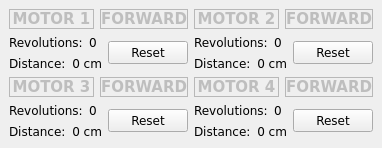
     <widget class="QDockWidget" name="dockOdometrie" >
      <property name="allowedAreas" >
       <set>Qt::AllDockWidgetAreas</set>
      </property>
      <property name="windowTitle" >
       <string>Odometrie</string>
      </property>
      <widget class="QWidget" name="dockWidgetContents_10" >
       <layout class="QGridLayout" name="gridLayout_2" >
        <item row="0" column="0" >
         <layout class="QVBoxLayout" >
          <item>
           <layout class="QHBoxLayout" >
            <item>
             <widget class="QLabel" name="lblPower1" >
              <property name="enabled" >
               <bool>false</bool>
              </property>
              <property name="sizePolicy" >
               <sizepolicy vsizetype="Minimum" hsizetype="Preferred" >
                <horstretch>0</horstretch>
                <verstretch>31</verstretch>
               </sizepolicy>
              </property>
              <property name="font" >
               <font>
                <family>Verdana</family>
                <pointsize>11</pointsize>
                <weight>75</weight>
                <italic>false</italic>
                <bold>true</bold>
                <underline>false</underline>
                <strikeout>false</strikeout>
               </font>
              </property>
              <property name="autoFillBackground" >
               <bool>true</bool>
              </property>
              <property name="frameShape" >
               <enum>QFrame::StyledPanel</enum>
              </property>
              <property name="frameShadow" >
               <enum>QFrame::Raised</enum>
              </property>
              <property name="text" >
               <string>MOTOR 1</string>
              </property>
              <property name="alignment" >
               <set>Qt::AlignCenter</set>
              </property>
             </widget>
            </item>
            <item>
             <widget class="QLabel" name="lblDirection1" >
              <property name="enabled" >
               <bool>false</bool>
              </property>
              <property name="sizePolicy" >
               <sizepolicy vsizetype="Minimum" hsizetype="Preferred" >
                <horstretch>0</horstretch>
                <verstretch>31</verstretch>
               </sizepolicy>
              </property>
              <property name="font" >
               <font>
                <family>Verdana</family>
                <pointsize>11</pointsize>
                <weight>75</weight>
                <italic>false</italic>
                <bold>true</bold>
                <underline>false</underline>
                <strikeout>false</strikeout>
               </font>
              </property>
              <property name="autoFillBackground" >
               <bool>true</bool>
              </property>
              <property name="frameShape" >
               <enum>QFrame::StyledPanel</enum>
              </property>
              <property name="frameShadow" >
               <enum>QFrame::Raised</enum>
              </property>
              <property name="text" >
               <string>FORWARD</string>
              </property>
              <property name="alignment" >
               <set>Qt::AlignCenter</set>
              </property>
              <property name="wordWrap" >
               <bool>true</bool>
              </property>
             </widget>
            </item>
           </layout>
          </item>
          <item>
           <layout class="QHBoxLayout" >
            <item>
             <layout class="QVBoxLayout" >
              <item>
               <layout class="QHBoxLayout" >
                <item>
                 <widget class="QLabel" name="textLabel1_2" >
                  <property name="font" >
                   <font>
                    <family>Verdana</family>
                   </font>
                  </property>
                  <property name="text" >
                   <string>Revolutions:</string>
                  </property>
                 </widget>
                </item>
                <item>
                 <widget class="QLabel" name="labelRevolutions1" >
                  <property name="font" >
                   <font>
                    <family>Verdana</family>
                   </font>
                  </property>
                  <property name="layoutDirection" >
                   <enum>Qt::RightToLeft</enum>
                  </property>
                  <property name="text" >
                   <string>0</string>
                  </property>
                 </widget>
                </item>
               </layout>
              </item>
              <item>
               <layout class="QHBoxLayout" >
                <item>
                 <widget class="QLabel" name="textLabel1" >
                  <property name="font" >
                   <font>
                    <family>Verdana</family>
                   </font>
                  </property>
                  <property name="text" >
                   <string>Distance:</string>
                  </property>
                 </widget>
                </item>
                <item>
                 <widget class="QLabel" name="labelDrivenDistance1" >
                  <property name="font" >
                   <font>
                    <family>Verdana</family>
                   </font>
                  </property>
                  <property name="text" >
                   <string>0 cm</string>
                  </property>
                  <property name="alignment" >
                   <set>Qt::AlignRight|Qt::AlignTrailing|Qt::AlignVCenter</set>
                  </property>
                 </widget>
                </item>
               </layout>
              </item>
             </layout>
            </item>
            <item>
             <widget class="QPushButton" name="btnResetMovement1" >
              <property name="font" >
               <font>
                <family>Verdana</family>
               </font>
              </property>
              <property name="text" >
               <string>Reset</string>
              </property>
             </widget>
            </item>
           </layout>
          </item>
         </layout>
        </item>
        <item row="0" column="1" >
         <layout class="QVBoxLayout" >
          <item>
           <layout class="QHBoxLayout" >
            <item>
             <widget class="QLabel" name="lblPower2" >
              <property name="enabled" >
               <bool>false</bool>
              </property>
              <property name="font" >
               <font>
                <family>Verdana</family>
                <pointsize>11</pointsize>
                <weight>75</weight>
                <italic>false</italic>
                <bold>true</bold>
                <underline>false</underline>
                <strikeout>false</strikeout>
               </font>
              </property>
              <property name="autoFillBackground" >
               <bool>true</bool>
              </property>
              <property name="frameShape" >
               <enum>QFrame::StyledPanel</enum>
              </property>
              <property name="frameShadow" >
               <enum>QFrame::Raised</enum>
              </property>
              <property name="text" >
               <string>MOTOR 2</string>
              </property>
              <property name="alignment" >
               <set>Qt::AlignCenter</set>
              </property>
             </widget>
            </item>
            <item>
             <widget class="QLabel" name="lblDirection2" >
              <property name="enabled" >
               <bool>false</bool>
              </property>
              <property name="font" >
               <font>
                <family>Verdana</family>
                <pointsize>11</pointsize>
                <weight>75</weight>
                <italic>false</italic>
                <bold>true</bold>
                <underline>false</underline>
                <strikeout>false</strikeout>
               </font>
              </property>
              <property name="autoFillBackground" >
               <bool>true</bool>
              </property>
              <property name="frameShape" >
               <enum>QFrame::StyledPanel</enum>
              </property>
              <property name="frameShadow" >
               <enum>QFrame::Raised</enum>
              </property>
              <property name="text" >
               <string>FORWARD</string>
              </property>
              <property name="alignment" >
               <set>Qt::AlignCenter</set>
              </property>
              <property name="wordWrap" >
               <bool>true</bool>
              </property>
             </widget>
            </item>
           </layout>
          </item>
          <item>
           <layout class="QHBoxLayout" >
            <item>
             <layout class="QVBoxLayout" >
              <item>
               <layout class="QHBoxLayout" >
                <item>
                 <widget class="QLabel" name="textLabel2_7" >
                  <property name="font" >
                   <font>
                    <family>Verdana</family>
                   </font>
                  </property>
                  <property name="text" >
                   <string>Revolutions:</string>
                  </property>
                 </widget>
                </item>
                <item>
                 <widget class="QLabel" name="labelRevolutions2" >
                  <property name="font" >
                   <font>
                    <family>Verdana</family>
                   </font>
                  </property>
                  <property name="layoutDirection" >
                   <enum>Qt::RightToLeft</enum>
                  </property>
                  <property name="text" >
                   <string>0</string>
                  </property>
                 </widget>
                </item>
               </layout>
              </item>
              <item>
               <layout class="QHBoxLayout" >
                <item>
                 <widget class="QLabel" name="textLabel2_6" >
                  <property name="font" >
                   <font>
                    <family>Verdana</family>
                   </font>
                  </property>
                  <property name="text" >
                   <string>Distance:</string>
                  </property>
                 </widget>
                </item>
                <item>
                 <widget class="QLabel" name="labelDrivenDistance2" >
                  <property name="font" >
                   <font>
                    <family>Verdana</family>
                   </font>
                  </property>
                  <property name="text" >
                   <string>0 cm</string>
                  </property>
                  <property name="alignment" >
                   <set>Qt::AlignRight|Qt::AlignTrailing|Qt::AlignVCenter</set>
                  </property>
                 </widget>
                </item>
               </layout>
              </item>
             </layout>
            </item>
            <item>
             <widget class="QPushButton" name="btnResetMovement2" >
              <property name="font" >
               <font>
                <family>Verdana</family>
               </font>
              </property>
              <property name="text" >
               <string>Reset</string>
              </property>
             </widget>
            </item>
           </layout>
          </item>
         </layout>
        </item>
        <item row="1" column="0" >
         <layout class="QVBoxLayout" >
          <item>
           <layout class="QHBoxLayout" >
            <item>
             <widget class="QLabel" name="lblPower3" >
              <property name="enabled" >
               <bool>false</bool>
              </property>
              <property name="font" >
               <font>
                <family>Verdana</family>
                <pointsize>11</pointsize>
                <weight>75</weight>
                <italic>false</italic>
                <bold>true</bold>
                <underline>false</underline>
                <strikeout>false</strikeout>
               </font>
              </property>
              <property name="frameShape" >
               <enum>QFrame::StyledPanel</enum>
              </property>
              <property name="frameShadow" >
               <enum>QFrame::Raised</enum>
              </property>
              <property name="text" >
               <string>MOTOR 3</string>
              </property>
              <property name="alignment" >
               <set>Qt::AlignCenter</set>
              </property>
             </widget>
            </item>
            <item>
             <widget class="QLabel" name="lblDirection3" >
              <property name="enabled" >
               <bool>false</bool>
              </property>
              <property name="font" >
               <font>
                <family>Verdana</family>
                <pointsize>11</pointsize>
                <weight>75</weight>
                <italic>false</italic>
                <bold>true</bold>
                <underline>false</underline>
                <strikeout>false</strikeout>
               </font>
              </property>
              <property name="frameShape" >
               <enum>QFrame::StyledPanel</enum>
              </property>
              <property name="frameShadow" >
               <enum>QFrame::Raised</enum>
              </property>
              <property name="text" >
               <string>FORWARD</string>
              </property>
              <property name="alignment" >
               <set>Qt::AlignCenter</set>
              </property>
              <property name="wordWrap" >
               <bool>true</bool>
              </property>
             </widget>
            </item>
           </layout>
          </item>
          <item>
           <layout class="QHBoxLayout" >
            <item>
             <layout class="QVBoxLayout" >
              <item>
               <layout class="QHBoxLayout" >
                <item>
                 <widget class="QLabel" name="textLabel1_3" >
                  <property name="font" >
                   <font>
                    <family>Verdana</family>
                   </font>
                  </property>
                  <property name="text" >
                   <string>Revolutions:</string>
                  </property>
                 </widget>
                </item>
                <item>
                 <widget class="QLabel" name="labelRevolutions1_2" >
                  <property name="font" >
                   <font>
                    <family>Verdana</family>
                   </font>
                  </property>
                  <property name="layoutDirection" >
                   <enum>Qt::RightToLeft</enum>
                  </property>
                  <property name="text" >
                   <string>0</string>
                  </property>
                 </widget>
                </item>
               </layout>
              </item>
              <item>
               <layout class="QHBoxLayout" >
                <item>
                 <widget class="QLabel" name="textLabel1_4" >
                  <property name="font" >
                   <font>
                    <family>Verdana</family>
                   </font>
                  </property>
                  <property name="text" >
                   <string>Distance:</string>
                  </property>
                 </widget>
                </item>
                <item>
                 <widget class="QLabel" name="labelDrivenDistance1_2" >
                  <property name="font" >
                   <font>
                    <family>Verdana</family>
                   </font>
                  </property>
                  <property name="text" >
                   <string>0 cm</string>
                  </property>
                  <property name="alignment" >
                   <set>Qt::AlignRight|Qt::AlignTrailing|Qt::AlignVCenter</set>
                  </property>
                 </widget>
                </item>
               </layout>
              </item>
             </layout>
            </item>
            <item>
             <widget class="QPushButton" name="btnResetMovement1_2" >
              <property name="font" >
               <font>
                <family>Verdana</family>
               </font>
              </property>
              <property name="text" >
               <string>Reset</string>
              </property>
             </widget>
            </item>
           </layout>
          </item>
         </layout>
        </item>
        <item row="1" column="1" >
         <layout class="QVBoxLayout" >
          <item>
           <layout class="QHBoxLayout" >
            <item>
             <widget class="QLabel" name="lblPower4" >
              <property name="enabled" >
               <bool>false</bool>
              </property>
              <property name="font" >
               <font>
                <family>Verdana</family>
                <pointsize>11</pointsize>
                <weight>75</weight>
                <italic>false</italic>
                <bold>true</bold>
                <underline>false</underline>
                <strikeout>false</strikeout>
               </font>
              </property>
              <property name="frameShape" >
               <enum>QFrame::StyledPanel</enum>
              </property>
              <property name="frameShadow" >
               <enum>QFrame::Raised</enum>
              </property>
              <property name="text" >
               <string>MOTOR 4</string>
              </property>
              <property name="alignment" >
               <set>Qt::AlignCenter</set>
              </property>
             </widget>
            </item>
            <item>
             <widget class="QLabel" name="lblDirection4" >
              <property name="enabled" >
               <bool>false</bool>
              </property>
              <property name="font" >
               <font>
                <family>Verdana</family>
                <pointsize>11</pointsize>
                <weight>75</weight>
                <italic>false</italic>
                <bold>true</bold>
                <underline>false</underline>
                <strikeout>false</strikeout>
               </font>
              </property>
              <property name="frameShape" >
               <enum>QFrame::StyledPanel</enum>
              </property>
              <property name="frameShadow" >
               <enum>QFrame::Raised</enum>
              </property>
              <property name="text" >
               <string>FORWARD</string>
              </property>
              <property name="alignment" >
               <set>Qt::AlignCenter</set>
              </property>
              <property name="wordWrap" >
               <bool>true</bool>
              </property>
             </widget>
            </item>
           </layout>
          </item>
          <item>
           <layout class="QHBoxLayout" >
            <item>
             <layout class="QVBoxLayout" >
              <item>
               <layout class="QHBoxLayout" >
                <item>
                 <widget class="QLabel" name="textLabel1_5" >
                  <property name="font" >
                   <font>
                    <family>Verdana</family>
                   </font>
                  </property>
                  <property name="text" >
                   <string>Revolutions:</string>
                  </property>
                 </widget>
                </item>
                <item>
                 <widget class="QLabel" name="labelRevolutions1_3" >
                  <property name="font" >
                   <font>
                    <family>Verdana</family>
                   </font>
                  </property>
                  <property name="layoutDirection" >
                   <enum>Qt::RightToLeft</enum>
                  </property>
                  <property name="text" >
                   <string>0</string>
                  </property>
                 </widget>
                </item>
               </layout>
              </item>
              <item>
               <layout class="QHBoxLayout" >
                <item>
                 <widget class="QLabel" name="textLabel1_6" >
                  <property name="font" >
                   <font>
                    <family>Verdana</family>
                   </font>
                  </property>
                  <property name="text" >
                   <string>Distance:</string>
                  </property>
                 </widget>
                </item>
                <item>
                 <widget class="QLabel" name="labelDrivenDistance1_3" >
                  <property name="font" >
                   <font>
                    <family>Verdana</family>
                   </font>
                  </property>
                  <property name="text" >
                   <string>0 cm</string>
                  </property>
                  <property name="alignment" >
                   <set>Qt::AlignRight|Qt::AlignTrailing|Qt::AlignVCenter</set>
                  </property>
                 </widget>
                </item>
               </layout>
              </item>
             </layout>
            </item>
            <item>
             <widget class="QPushButton" name="btnResetMovement1_3" >
              <property name="font" >
               <font>
                <family>Verdana</family>
               </font>
              </property>
              <property name="text" >
               <string>Reset</string>
              </property>
             </widget>
            </item>
           </layout>
          </item>
         </layout>
        </item>
       </layout>
      </widget>
     </widget>
